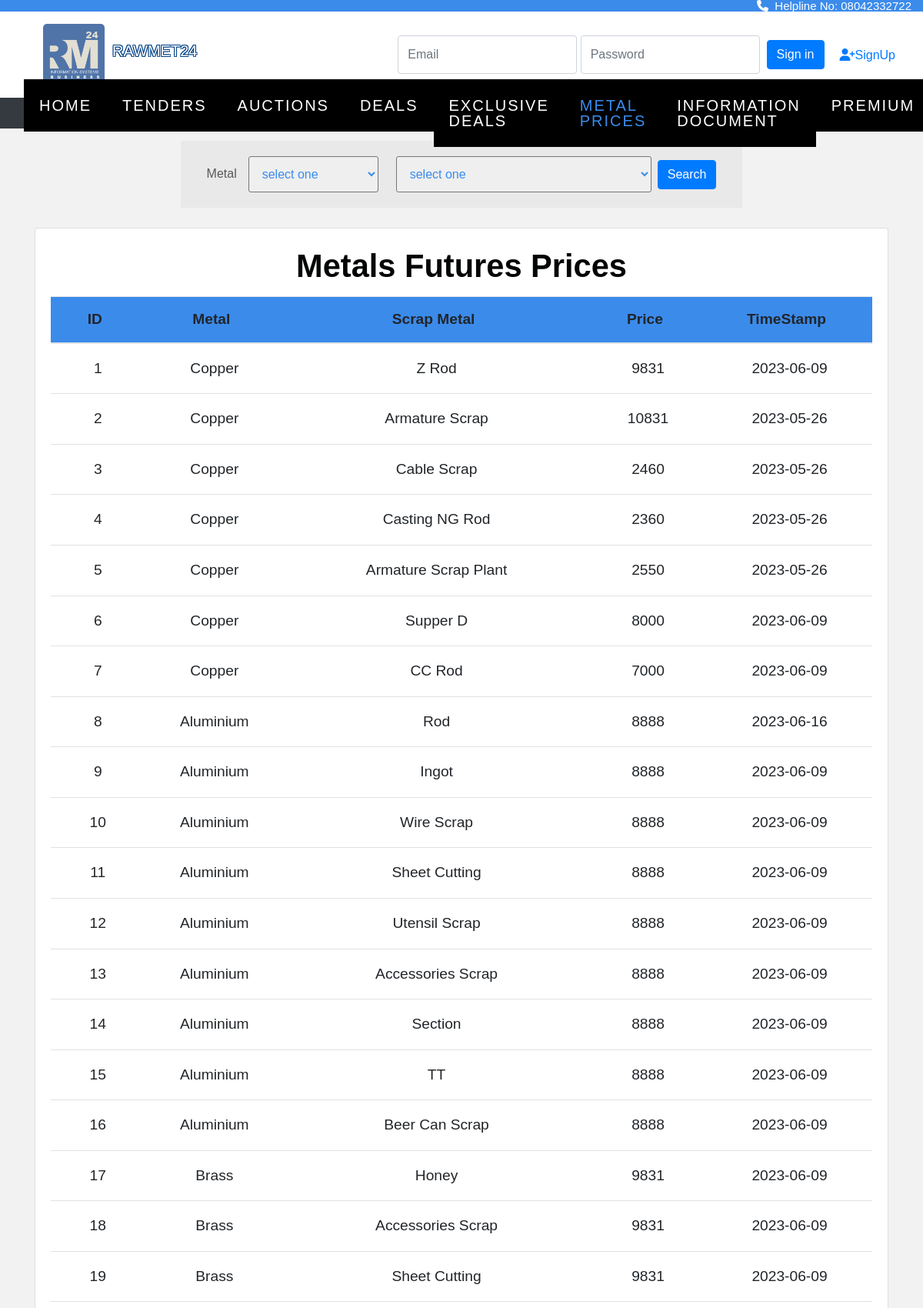
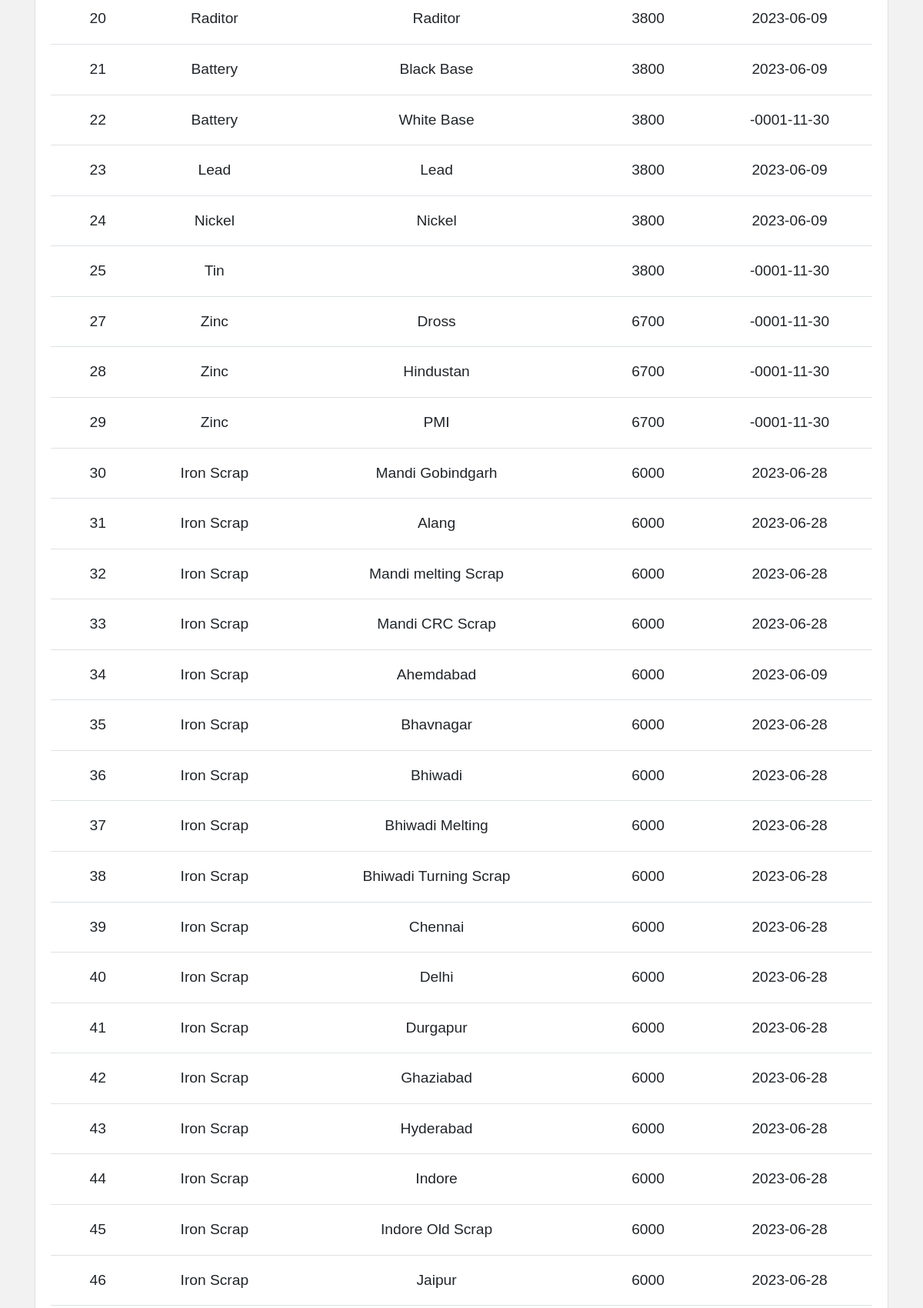
/tender/metalsearch.php (upper part), run on the app's committed database (2 pictures, top to bottom).
### tables this page shows
CREATE TABLE `metal` (
  `id` int(11) NOT NULL,
  `metal` varchar(100) NOT NULL,
  `scrap_metal` varchar(100) NOT NULL,
  `price` int(11) NOT NULL,
  `timestamp` datetime(6) NOT NULL DEFAULT current_timestamp(6)
);

### tender/metalsearch.php (the view, shortened to what this page needs)
<?php
include "connect.php";
?>
<!doctype html>
<html lang="en">
<head>
  <link rel="stylesheet" href="https://cdn.jsdelivr.net/npm/bootstrap@4.0.0/dist/css/bootstrap.min.css"
>
  <link rel="stylesheet" href="https://stackpath.bootstrapcdn.com/font-awesome/4.7.0/css/font-awesome.min.css">
  <link rel="stylesheet" href="https://cdnjs.cloudflare.com/ajax/libs/font-awesome/4.7.0/css/font-awesome.min.css">
  <link rel="stylesheet" href="css/style.css">
  <link rel="stylesheet" href="css/_buttons.scss">
  <link rel="stylesheet" href="css/buttons.scss">
  <link rel="stylesheet" href="css/reboot.scss">
  <link rel="stylesheet" href="https://cdnjs.cloudflare.com/ajax/libs/font-awesome/6.4.0/css/all.min.css">
  <link href='https://unpkg.com/boxicons@2.1.4/css/boxicons.min.css' rel='stylesheet'>
  <link rel="stylesheet" href="https://cdnjs.cloudflare.com/ajax/libs/font-awesome/4.7.0/css/font-awesome.min.css">
  <link rel="stylesheet" type="text/css"
    href="https://stackpath.bootstrapcdn.com/bootstrap/4.4.1/css/bootstrap.min.css">
  <link rel="stylesheet" type="text/css"
    href="https://pixinvent.com/stack-responsive-bootstrap-4-admin-template/app-assets/css/bootstrap-extended.min.css">
  <link rel="stylesheet" type="text/css"
    href="https://pixinvent.com/stack-responsive-bootstrap-4-admin-template/app-assets/fonts/simple-line-icons/style.min.css">
<link rel="stylesheet" type="text/css" href="https://cdn.datatables.net/1.10.25/css/jquery.dataTables.min.css">
  <link rel="stylesheet" href="metalprice.css">
</head>
</head>
<body>
  <div class="strip">
    <a href="#"><i class="fa-solid fa-phone"></i>&nbsp Helpline No: 08042332722</a>
  </div>
  <section class="ftco-section" style="padding-top: 5px;">
  <section
           class="d-flex justify-content-between p-3"
           style="background-color:white"
           >
    <div class="me-5">
      <img src="image/rawmetlogo.jpeg" width="80px" height="auto" style="border-radius: 5px; margin-left: 40px;">
    </div>&nbsp   <p style=" position:absolute; margin-left:130px; margin-top: 25px;" class="tft desktop-view">RAWMET24</p>
    <?php
       if(!isset($_SESSION['buyer_name'])){
       ?>
         <form class="form-inline" action="verify.php" method="post">
           <input type="email" class="form-control" name="email" placeholder="Email" name="email">
           <input type="password" class="form-control" name="password" placeholder="Password" name="pswd">&nbsp&nbsp
           <br>
           <button class="btn btn-primary" type="submit">Sign in</button>
           <a href="signup.html" style="font-size: medium; padding: 20px; ">
             <i class="fa-solid fa-user-plus"></i>SignUp
           </a>
         </form>
<?php
} ?>
</section>
    <nav class="navbar navbar-expand-lg navbar-dark ftco_navbar bg-dark ftco-navbar-light" id="ftco-navbar">
      <div class="container-fluid">
        <div class="collapse navbar-collapse" id="ftco-nav">
          <ul class="navbar-nav m-auto">
            <li class="nav-item "><a href="home.php" class="nav-link">Home</a></li>
            <li class="nav-item"><a href="tender.php" class="nav-link">Tenders</a></li>
            <li class="nav-item"><a href="auction.php" class="nav-link">Auctions</a></li>
            <li class="nav-item"><a href="deals.php" class="nav-link">Deals</a></li>
            <li class="nav-item"><a href="exclusivedeals.php" class="nav-link">Exclusive Deals</a></li>
            <li class="nav-item active"><a href="#" class="nav-link">Metal Prices</a></li>
            <li class="nav-item"><a href="info_page.php" class="nav-link">Information Document</a></li>
            <li class="nav-item"><a href="price.html" class="nav-link">Premium</a></li>
          </ul>
        </div>
      </div>
    </nav>
  </section>
  <br>
  <section class="home">
    <div class="container">
      <div class="row ">
        <div class="col-12 col-md-10 col-lg-8">
          <form method="GET" action="metalsearch.php?metal=Copper&category=Cu1">
            <form class="card card-sm">
              <div class="card-body row no-gutters align-items-center" style="background-color: #eae9e9;">
                Metal <select name="metal" id="id_metal" data-category-id='id_category' class='dependent-selects__metal'
                  style="padding:13px; margin-left: 15px; margin-right: 8px; border-radius:3px;" placeholder="Search ">
                  <option value="">select one</option>
                </select>
                <select name="category" id="id_category" class='dependent-selects__category'
                  style="padding:13px; margin-left: 15px; margin-right: 8px; border-radius:3px;" placeholder="Search ">
                  <option value="">select one</option>
                </select>
                <div class="col-auto">
                  <button class="btn btn-primary" id="search" type="submit">Search</button>
                </div>
              </div>
            </form>
        </div>
      </div>
    </div>
    <br>
    <div class="container">
  <div class="card">
    <div class="card-body">
      <div id="wrapper">
        <h1>Metals Futures Prices</h1>
        <div class="table-responsive">
          <table id="keywords" class="table" cellspacing="0" cellpadding="0">
            <thead>
              <tr>
                <th onclick="sortTable(0)"><span>ID</span></th>
                <th onclick="sortTable(1)"><span>Metal</span></th>
                <th onclick="sortTable(2)"><span>Scrap Metal</span></th>
                <th onclick="sortTable(3)"><span>Price</span></th>
                <th onclick="sortTable(4)"><span>TimeStamp</span></th>
              </tr>
            </thead>
            <tbody>
              <?php
              if (isset($_GET['metal']) && isset($_GET['category'])) {
                $a = $_GET['metal'];
                $b = $_GET['category'];
                $sql = "select * from metal WHERE metal='$a' AND scrap_metal='$b'";
                $result = mysqli_query($con, $sql);
                if ($result) {
                  while ($row = mysqli_fetch_assoc($result)) {
                    ?>
                    <tr>
                      <td class="lalign">
                        <?php echo $row['id']; ?>
                      </td>
                      <td>
                        <?php echo $row['metal']; ?>
                      </td>
                      <td>
                        <?php echo $row['scrap_metal']; ?>
                      </td>
                      <td>
                        <?php echo $row['price']; ?>
                      </td>
                      <td>
                        <?php echo date('Y-m-d', strtotime($row['timestamp'])); ?>
                      </td>
                    </tr>
                    <?php
                  }
                }
              } else {
                $sql = "select * from metal";
                $result = mysqli_query($con, $sql);
                if ($result) {
                  while ($row = mysqli_fetch_assoc($result)) {
                    ?>
                    <tr>
                      <td class="lalign">
                        <?php echo $row['id']; ?>
                      </td>
                      <td>
                        <?php echo $row['metal']; ?>
                      </td>
                      <td>
                        <?php echo $row['scrap_metal']; ?>
                      </td>
                      <td>
                        <?php echo $row['price']; ?>
                      </td>
                      <td>
                        <?php echo date('Y-m-d', strtotime($row['timestamp'])); ?>
                      </td>
                    </tr>
                    <?php
                  }
                }
              }
              ?>
            </tbody>
          </table>
        </div>
      </div>
    </div>
  </div>
</div>
    <br>
  </section>
  <br><br>
</body>
</html>

### tender/metalprice.css (style rules this page uses)
body { line-height: 1; color: #585858; }
table { width: auto; height: auto; }
h1 { font-family: 'Amarante', Tahoma, sans-serif; font-weight: bold; font-size: 2.6em; line-height: 1.4em; margin-bottom: 10px; text-align: center; }
#wrapper { display: block; }
#keywords { margin: 0 auto; font-size: 1.2em; margin-bottom: 15px; }
#keywords thead { cursor: pointer; background: #3b8beb; }
#keywords thead tr th { font-weight: bold; padding: 12px 30px; padding-left: 42px; text-align: center; }
#keywords thead tr th span { padding-right: 20px; background-repeat: no-repeat; background-position: 100% 100%; text-align: center; }
#keywords tbody tr td { text-align: center; padding: 15px 10px; }

### tender/metalsearch.php (style rules this page uses)
body { font-family: Arial, Helvetica, sans-serif; }
.strip { width: 100%; background-color: #3b8beb; overflow: auto; }
.strip a { float: right; margin-right: 15px; padding-left: 10px; color: white; text-decoration: none; font-size: 15px; }

### data on the page
metal: id "1", metal "Copper", scrap_metal "Z Rod", price "9831", timestamp "2023-06-09"
metal: id "2", metal "Copper", scrap_metal "Armature Scrap", price "10831", timestamp "2023-05-26"
metal: id "3", metal "Copper", scrap_metal "Cable Scrap", price "2460", timestamp "2023-05-26"
metal: id "4", metal "Copper", scrap_metal "Casting NG Rod", price "2360", timestamp "2023-05-26"
metal: id "5", metal "Copper", scrap_metal "Armature Scrap Plant", price "2550", timestamp "2023-05-26"
metal: id "6", metal "Copper", scrap_metal "Supper D", price "8000", timestamp "2023-06-09"
metal: id "7", metal "Copper", scrap_metal "CC Rod", price "7000", timestamp "2023-06-09"
metal: id "8", metal "Aluminium", scrap_metal "Rod", price "8888", timestamp "2023-06-16"
metal: id "9", metal "Aluminium", scrap_metal "Ingot", price "8888", timestamp "2023-06-09"
metal: id "10", metal "Aluminium", scrap_metal "Wire Scrap", price "8888", timestamp "2023-06-09"
metal: id "11", metal "Aluminium", scrap_metal "Sheet Cutting", price "8888", timestamp "2023-06-09"
metal: id "12", metal "Aluminium", scrap_metal "Utensil Scrap", price "8888", timestamp "2023-06-09"
metal: id "13", metal "Aluminium", scrap_metal "Accessories Scrap", price "8888", timestamp "2023-06-09"
metal: id "14", metal "Aluminium", scrap_metal "Section", price "8888", timestamp "2023-06-09"
metal: id "15", metal "Aluminium", scrap_metal "TT", price "8888", timestamp "2023-06-09"
metal: id "16", metal "Aluminium", scrap_metal "Beer Can Scrap", price "8888", timestamp "2023-06-09"
metal: id "17", metal "Brass", scrap_metal "Honey", price "9831", timestamp "2023-06-09"
metal: id "18", metal "Brass", scrap_metal "Accessories Scrap", price "9831", timestamp "2023-06-09"
metal: id "19", metal "Brass", scrap_metal "Sheet Cutting", price "9831", timestamp "2023-06-09"
metal: id "20", metal "Raditor", scrap_metal "Raditor", price "3800", timestamp "2023-06-09"
metal: id "21", metal "Battery", scrap_metal "Black Base", price "3800", timestamp "2023-06-09"
metal: id "22", metal "Battery", scrap_metal "White Base", price "3800", timestamp "-0001-11-30"
metal: id "23", metal "Lead", scrap_metal "Lead", price "3800", timestamp "2023-06-09"
metal: id "24", metal "Nickel", scrap_metal "Nickel", price "3800", timestamp "2023-06-09"
metal: id "25", metal "Tin", price "3800", timestamp "-0001-11-30"
metal: id "27", metal "Zinc", scrap_metal "Dross", price "6700", timestamp "-0001-11-30"
metal: id "28", metal "Zinc", scrap_metal "Hindustan", price "6700", timestamp "-0001-11-30"
metal: id "29", metal "Zinc", scrap_metal "PMI", price "6700", timestamp "-0001-11-30"
metal: id "30", metal "Iron Scrap", scrap_metal "Mandi Gobindgarh", price "6000", timestamp "2023-06-28"
metal: id "31", metal "Iron Scrap", scrap_metal "Alang", price "6000", timestamp "2023-06-28"
metal: id "32", metal "Iron Scrap", scrap_metal "Mandi melting Scrap", price "6000", timestamp "2023-06-28"
metal: id "33", metal "Iron Scrap", scrap_metal "Mandi CRC Scrap", price "6000", timestamp "2023-06-28"
metal: id "34", metal "Iron Scrap", scrap_metal "Ahemdabad", price "6000", timestamp "2023-06-09"
metal: id "35", metal "Iron Scrap", scrap_metal "Bhavnagar", price "6000", timestamp "2023-06-28"
metal: id "36", metal "Iron Scrap", scrap_metal "Bhiwadi", price "6000", timestamp "2023-06-28"
metal: id "37", metal "Iron Scrap", scrap_metal "Bhiwadi Melting", price "6000", timestamp "2023-06-28"
metal: id "38", metal "Iron Scrap", scrap_metal "Bhiwadi Turning Scrap", price "6000", timestamp "2023-06-28"
metal: id "39", metal "Iron Scrap", scrap_metal "Chennai", price "6000", timestamp "2023-06-28"
metal: id "40", metal "Iron Scrap", scrap_metal "Delhi", price "6000", timestamp "2023-06-28"
metal: id "41", metal "Iron Scrap", scrap_metal "Durgapur", price "6000", timestamp "2023-06-28"
metal: id "42", metal "Iron Scrap", scrap_metal "Ghaziabad", price "6000", timestamp "2023-06-28"
metal: id "43", metal "Iron Scrap", scrap_metal "Hyderabad", price "6000", timestamp "2023-06-28"
metal: id "44", metal "Iron Scrap", scrap_metal "Indore", price "6000", timestamp "2023-06-28"
metal: id "45", metal "Iron Scrap", scrap_metal "Indore Old Scrap", price "6000", timestamp "2023-06-28"
metal: id "46", metal "Iron Scrap", scrap_metal "Jaipur", price "6000", timestamp "2023-06-28"
